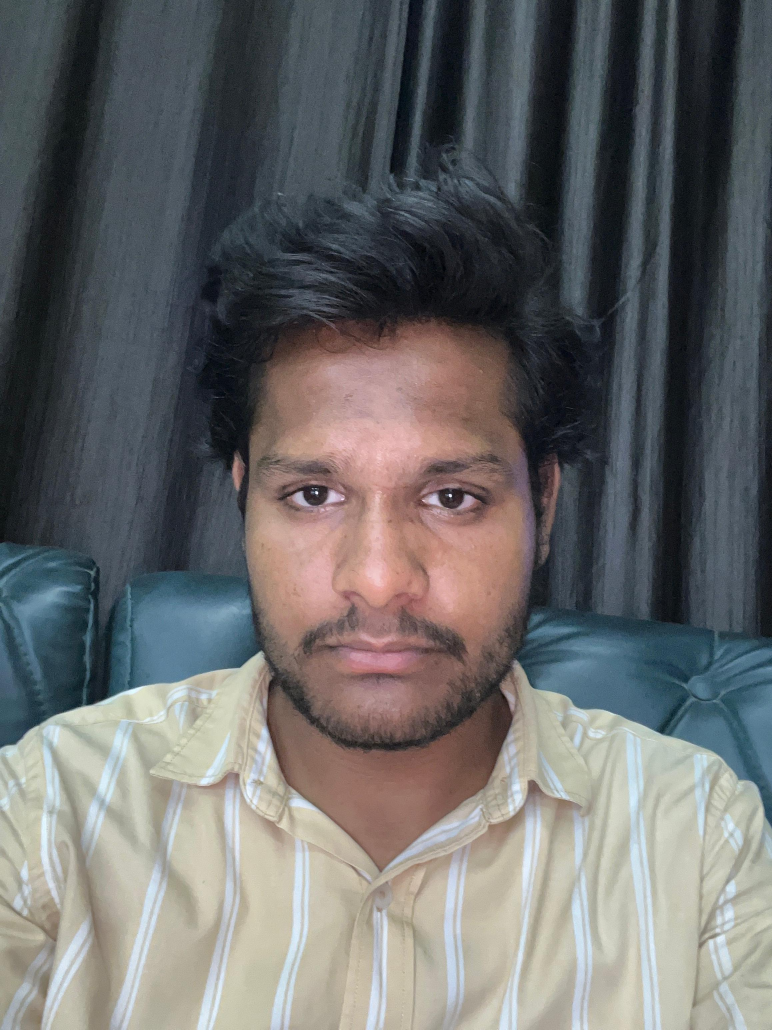
#> input picture dataset/deepak/WhatsApp Image 2026-06-05 at 2.27.09 AM.jpeg, 2316 x 3088 px (shown at 1/3 size); its folder holds only this picture in this run
$ python train_model.py
#> lines starting #> are read from the running program, lines starting #| are printed output that depends on the picture
import cv2
import os
import numpy as np

dataset_path = "dataset"

faces = []
labels = []
label_map = {}

current_label = 0

# Face detector
detector = cv2.CascadeClassifier(
    cv2.data.haarcascades +
    'haarcascade_frontalface_default.xml'
)

# Read dataset
for person_name in os.listdir(dataset_path):

    person_folder = os.path.join(
        dataset_path,
        person_name
    )

    if not os.path.isdir(person_folder):
        continue

    label_map[current_label] = person_name

    for image_name in os.listdir(person_folder):

        image_path = os.path.join(
            person_folder,
            image_name
        )

        image = cv2.imread(image_path)
#> image is the input picture: shape (3088, 2316, 3); mean B, G, R 106.1, 106, 105.8

        if image is None:
            continue

        gray = cv2.cvtColor(
            image,
            cv2.COLOR_BGR2GRAY
        )
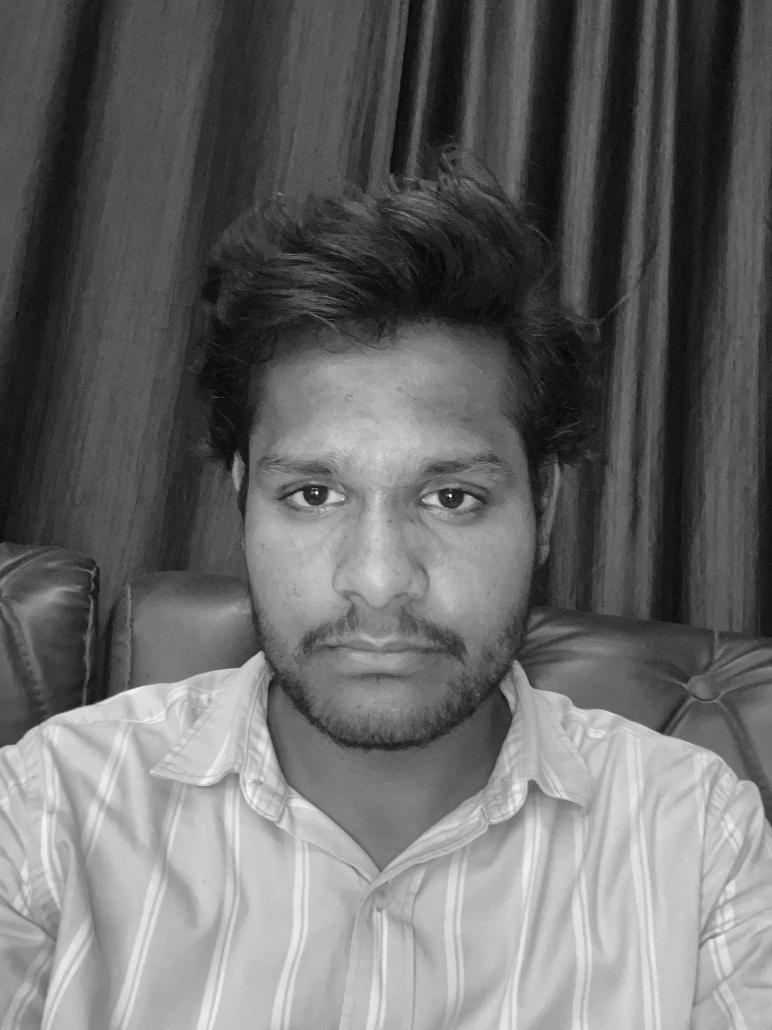
#> gray: shape (3088, 2316) (shown at 1/3 size); min 0, max 254, mean 105.9

        detected_faces = detector.detectMultiScale(
            gray,
            scaleFactor=1.2,
            minNeighbors=5
        )
#> detected_faces = [[583, 1064, 1116, 1116]]

        for (x, y, w, h) in detected_faces:
            face = gray[y:y+h, x:x+w]
            face = cv2.resize(face, (200, 200))
            face = cv2.equalizeHist(face)

            faces.append(face)
            labels.append(current_label)
#> this loop made 1 pass
#> pass 1, `face = gray[y:y+h, x:x+w]`:
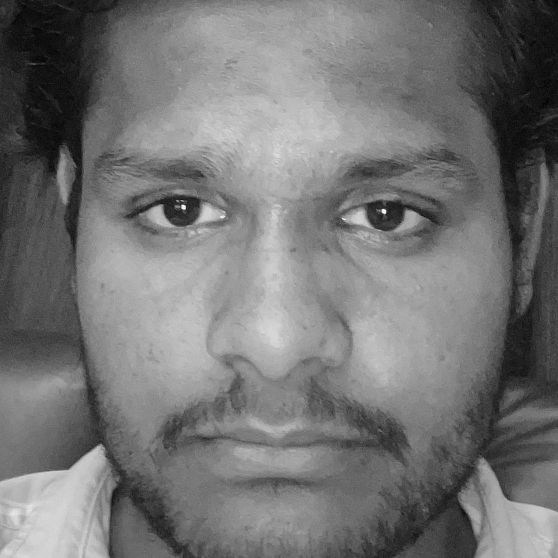
#> face: shape (1116, 1116) (shown at 1/2 size); min 0, max 254, mean 116.2
#> pass 1, `face = cv2.resize(face, (200, 200))`:
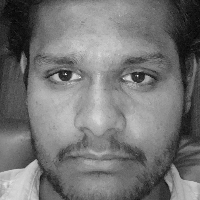
#> face: shape (200, 200); min 4, max 239, mean 116.1
#> pass 1, `face = cv2.equalizeHist(face)`:
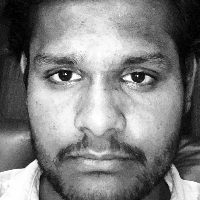
#> face: shape (200, 200); min 0, max 255, mean 128.2
#> after the loop, faces = 1 item; labels = [0]

    current_label += 1
#> pass 2 of the loop `for person_name in os.listdir(dataset_path):`:
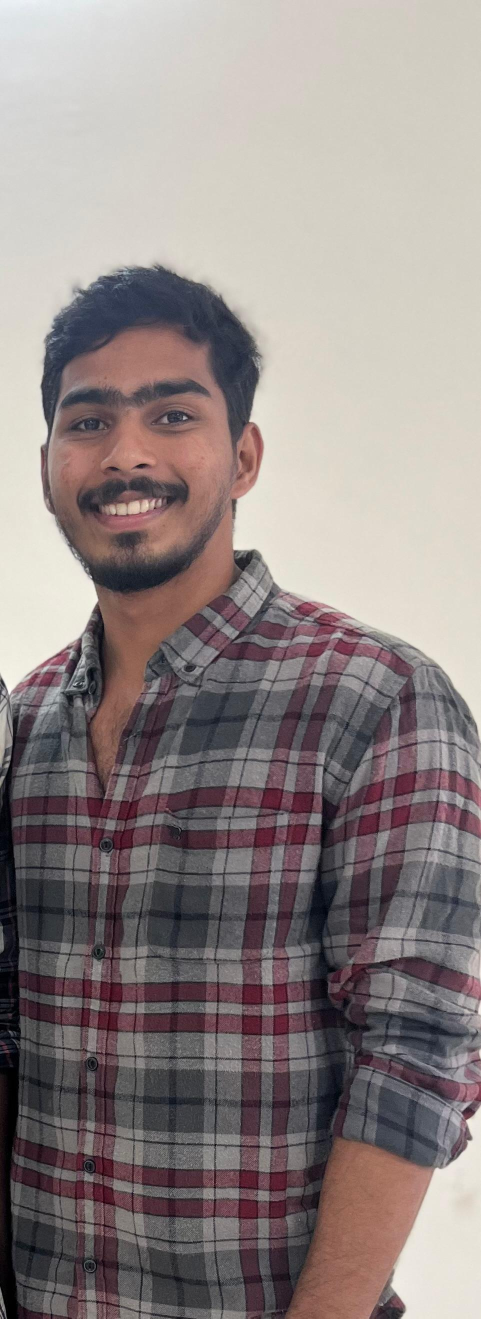
#> input picture dataset/narendra/WhatsApp Image 2026-06-05 at 2.28.50 AM.jpeg, 962 x 2637 px (shown at 1/2 size)
#> image is the input picture: shape (2637, 962, 3); mean B, G, R 132.9, 134.4, 144.6
#> gray: shape (2637, 962)
#> detected_faces = [[364, 1507, 60, 60], [654, 2077, 71, 71], [43, 660, 453, 453]]
#> the loop `for (x, y, w, h) in detected_faces:` made 3 passes
#> pass 1, `face = cv2.equalizeHist(face)`:
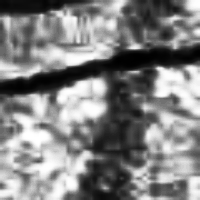
#> face: shape (200, 200); min 0, max 255, mean 130.3
#> pass 2, `face = gray[y:y+h, x:x+w]`:
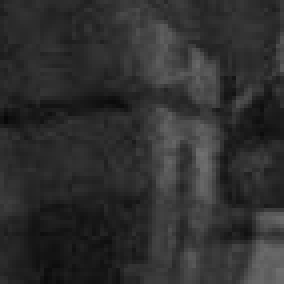
#> face: shape (71, 71) (shown 4 times larger); min 7, max 112, mean 47
#> after the loop `for (x, y, w, h) in detected_faces:`: faces = 4 items; labels = [0, 1, 1, 1]


# Train recognizer
recognizer = cv2.face.LBPHFaceRecognizer_create()

recognizer.train(
    faces,
    np.array(labels)
)

# Save model
recognizer.save("trained_model.yml")

print("Model trained successfully!")
print(label_map)
